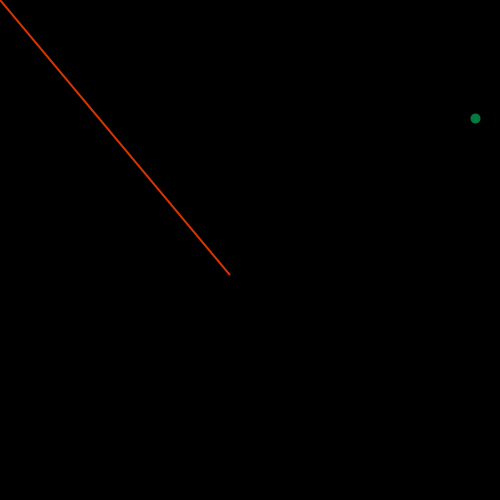
Frame 1 (no input)
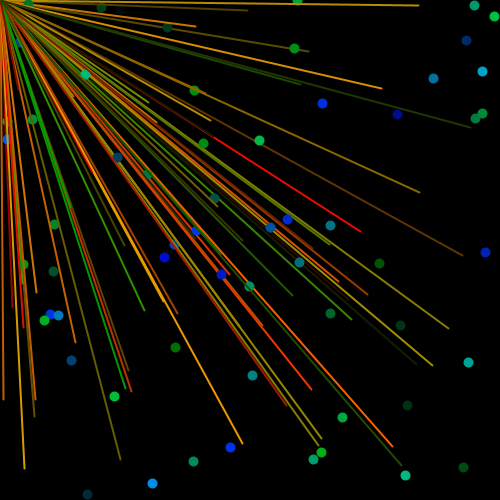
Frame 60 (the mouse pressed at the canvas centre just before this capture)
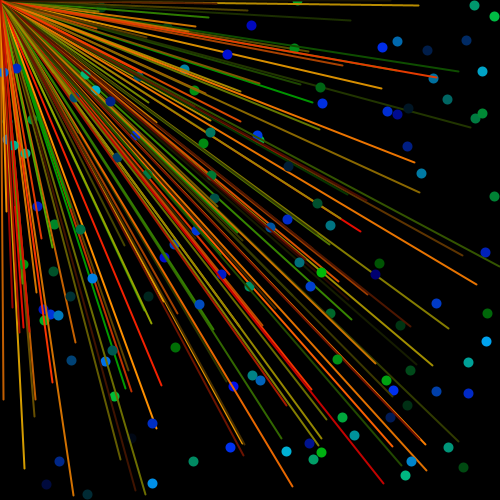
Frame 120 (the mouse held since frame 60 and released just before this capture)

The Processing sketch that drew these frames (run headless with seeded random() and noise(); from frame 60 on, the mouse is pressed at the canvas centre):

// Processing sketch: processing_64360
// ── processing_64360.pde

void setup() 
{frameRate(7);
  size(500,500);
  background(0);
}

void draw() {

  stroke(0,random(191),random(250));
  strokeWeight(10);
  point(random(500),random(500));

  stroke(random(255),random(165), 0);
  strokeWeight(2);
  line(0, 0, random(500), random(500));
  
}
